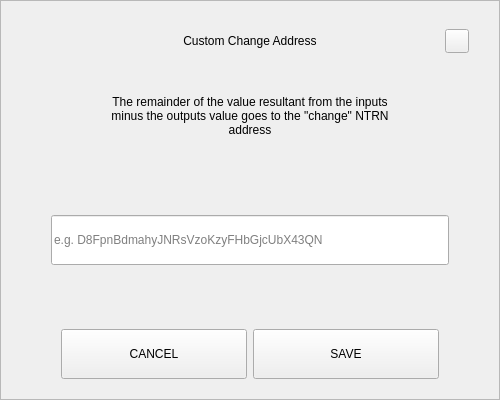
<?xml version="1.0" encoding="UTF-8"?>
<ui version="4.0">
 <class>SendChangeAddressDialog</class>
 <widget class="QDialog" name="SendChangeAddressDialog">
  <property name="geometry">
   <rect>
    <x>0</x>
    <y>0</y>
    <width>500</width>
    <height>400</height>
   </rect>
  </property>
  <property name="windowTitle">
   <string>Dialog</string>
  </property>
  <layout class="QVBoxLayout" name="verticalLayout">
   <property name="spacing">
    <number>0</number>
   </property>
   <property name="leftMargin">
    <number>0</number>
   </property>
   <property name="topMargin">
    <number>0</number>
   </property>
   <property name="rightMargin">
    <number>0</number>
   </property>
   <property name="bottomMargin">
    <number>0</number>
   </property>
   <item>
    <widget class="QFrame" name="frame">
     <property name="styleSheet">
      <string notr="true"/>
     </property>
     <property name="frameShape">
      <enum>QFrame::StyledPanel</enum>
     </property>
     <property name="frameShadow">
      <enum>QFrame::Raised</enum>
     </property>
     <layout class="QVBoxLayout" name="verticalLayout_2" stretch="0,0,0,0,0,0,0">
      <property name="spacing">
       <number>0</number>
      </property>
      <property name="leftMargin">
       <number>30</number>
      </property>
      <property name="topMargin">
       <number>20</number>
      </property>
      <property name="rightMargin">
       <number>30</number>
      </property>
      <property name="bottomMargin">
       <number>20</number>
      </property>
      <item>
       <layout class="QHBoxLayout" name="horizontalLayout_3">
        <property name="spacing">
         <number>0</number>
        </property>
        <item>
         <spacer name="horizontalSpacer_2">
          <property name="orientation">
           <enum>Qt::Horizontal</enum>
          </property>
          <property name="sizeHint" stdset="0">
           <size>
            <width>40</width>
            <height>20</height>
           </size>
          </property>
         </spacer>
        </item>
        <item>
         <widget class="QLabel" name="labelTitle">
          <property name="minimumSize">
           <size>
            <width>0</width>
            <height>40</height>
           </size>
          </property>
          <property name="maximumSize">
           <size>
            <width>16777215</width>
            <height>40</height>
           </size>
          </property>
          <property name="styleSheet">
           <string notr="true">padding-left:24px;</string>
          </property>
          <property name="text">
           <string>Custom Change Address</string>
          </property>
          <property name="alignment">
           <set>Qt::AlignCenter</set>
          </property>
          <property name="margin">
           <number>7</number>
          </property>
         </widget>
        </item>
        <item>
         <spacer name="horizontalSpacer">
          <property name="orientation">
           <enum>Qt::Horizontal</enum>
          </property>
          <property name="sizeHint" stdset="0">
           <size>
            <width>40</width>
            <height>20</height>
           </size>
          </property>
         </spacer>
        </item>
        <item>
         <widget class="QPushButton" name="btnEsc">
          <property name="minimumSize">
           <size>
            <width>24</width>
            <height>24</height>
           </size>
          </property>
          <property name="maximumSize">
           <size>
            <width>24</width>
            <height>24</height>
           </size>
          </property>
          <property name="focusPolicy">
           <enum>Qt::NoFocus</enum>
          </property>
          <property name="text">
           <string/>
          </property>
         </widget>
        </item>
       </layout>
      </item>
      <item>
       <spacer name="verticalSpacer_2">
        <property name="orientation">
         <enum>Qt::Vertical</enum>
        </property>
        <property name="sizeType">
         <enum>QSizePolicy::Fixed</enum>
        </property>
        <property name="sizeHint" stdset="0">
         <size>
          <width>20</width>
          <height>20</height>
         </size>
        </property>
       </spacer>
      </item>
      <item alignment="Qt::AlignHCenter">
       <widget class="QLabel" name="labelMessage">
        <property name="minimumSize">
         <size>
          <width>0</width>
          <height>70</height>
         </size>
        </property>
        <property name="text">
         <string>The remainder of the value resultant from the inputs minus the outputs value goes to the &quot;change&quot; NTRN address</string>
        </property>
        <property name="alignment">
         <set>Qt::AlignCenter</set>
        </property>
        <property name="wordWrap">
         <bool>true</bool>
        </property>
       </widget>
      </item>
      <item>
       <spacer name="verticalSpacer_3">
        <property name="orientation">
         <enum>Qt::Vertical</enum>
        </property>
        <property name="sizeHint" stdset="0">
         <size>
          <width>20</width>
          <height>40</height>
         </size>
        </property>
       </spacer>
      </item>
      <item>
       <layout class="QHBoxLayout" name="horizontalLayout_2">
        <property name="spacing">
         <number>0</number>
        </property>
        <property name="leftMargin">
         <number>20</number>
        </property>
        <property name="rightMargin">
         <number>20</number>
        </property>
        <item>
         <widget class="QLineEdit" name="lineEditAddress">
          <property name="minimumSize">
           <size>
            <width>0</width>
            <height>50</height>
           </size>
          </property>
          <property name="placeholderText">
           <string notr="true">e.g. D8FpnBdmahyJNRsVzoKzyFHbGjcUbX43QN</string>
          </property>
         </widget>
        </item>
       </layout>
      </item>
      <item>
       <spacer name="verticalSpacer">
        <property name="orientation">
         <enum>Qt::Vertical</enum>
        </property>
        <property name="sizeHint" stdset="0">
         <size>
          <width>20</width>
          <height>40</height>
         </size>
        </property>
       </spacer>
      </item>
      <item>
       <layout class="QHBoxLayout" name="horizontalLayout" stretch="2,2">
        <property name="spacing">
         <number>6</number>
        </property>
        <property name="leftMargin">
         <number>30</number>
        </property>
        <property name="rightMargin">
         <number>30</number>
        </property>
        <item>
         <widget class="QPushButton" name="btnCancel">
          <property name="minimumSize">
           <size>
            <width>180</width>
            <height>50</height>
           </size>
          </property>
          <property name="focusPolicy">
           <enum>Qt::NoFocus</enum>
          </property>
          <property name="text">
           <string>CANCEL</string>
          </property>
         </widget>
        </item>
        <item>
         <widget class="QPushButton" name="btnSave">
          <property name="minimumSize">
           <size>
            <width>180</width>
            <height>50</height>
           </size>
          </property>
          <property name="focusPolicy">
           <enum>Qt::NoFocus</enum>
          </property>
          <property name="text">
           <string>SAVE</string>
          </property>
         </widget>
        </item>
       </layout>
      </item>
     </layout>
    </widget>
   </item>
  </layout>
 </widget>
 <resources/>
 <connections/>
</ui>
